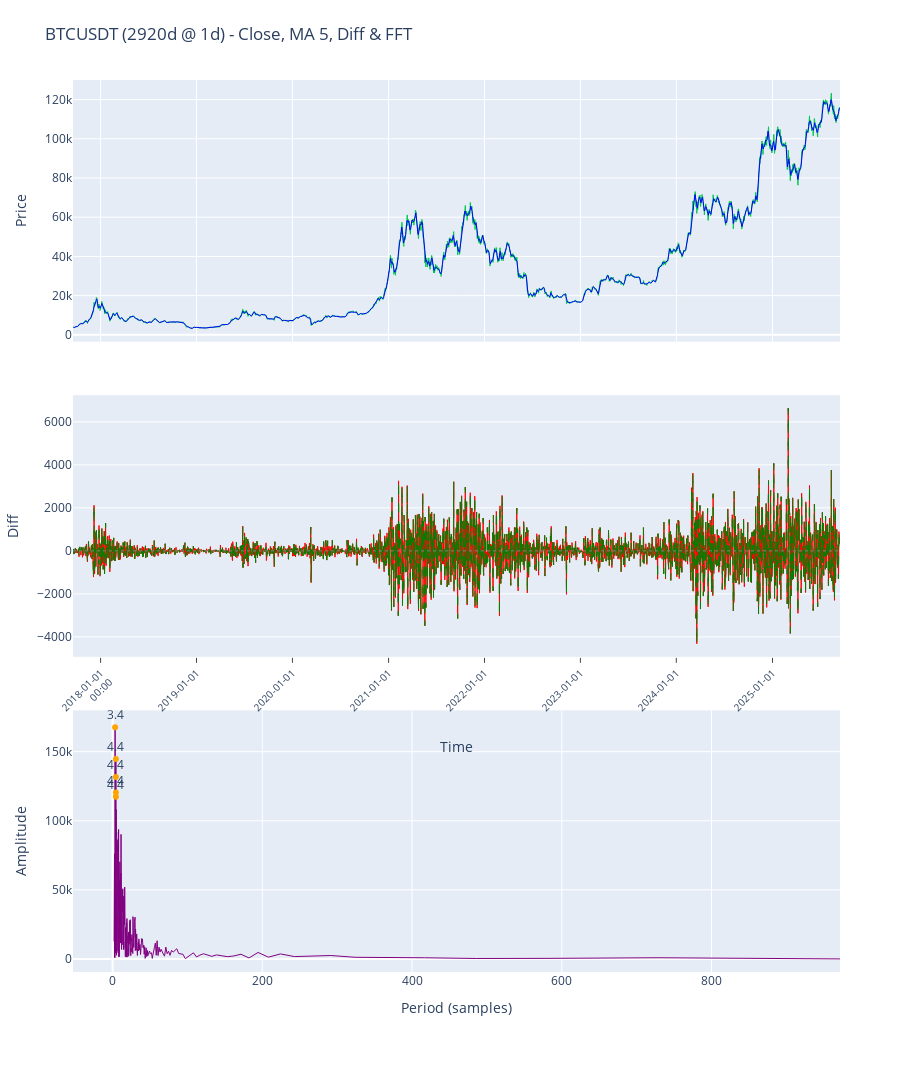

Notebook source saved alongside this figure:
### Code cell
# VISUALISATION INTERACTIVE

import plotly.graph_objects as go
from plotly.subplots import make_subplots
import numpy as np

# Paramètre de moyenne mobile (modifiable)
MA_PERIOD = 5

if len(df_btc) > 0:
    # Calculer la moyenne mobile sur les MA_PERIOD dernières périodes
    df_btc[f'ma_{MA_PERIOD}'] = df_btc['close'].rolling(window=MA_PERIOD).mean()
    # Décalage vers la gauche pour aligner (la fin des données n'est pas importante)
    decalage = MA_PERIOD // 2
    df_btc[f'ma_{MA_PERIOD}_shifted'] = df_btc[f'ma_{MA_PERIOD}'].shift(-decalage)

    # Calculer la différence entre close et la MA décalée
    df_btc['diff_close_ma'] = df_btc['close'] - df_btc[f'ma_{MA_PERIOD}_shifted']

    # Série de différences (sans NaN)
    diff_series = df_btc['diff_close_ma'].dropna()
    difference_values = diff_series.values

    # --- Création de trois subplots empilés (prix, diff temporelle, spectre) ---
    fig = make_subplots(
        rows=3,
        cols=1,
        shared_xaxes=False,
        vertical_spacing=0.06,
        specs=[[{}],
               [{}],
               [{}]],
    )

    # Prix + MA sur la première rangée (row=1)
    fig.add_trace(
        go.Scatter(x=df_btc.index, y=df_btc['close'], mode='lines', name=f"{SYMBOL} Close", line=dict(color='#00c851', width=1)),
        row=1,
        col=1,
    )
    fig.add_trace(
        go.Scatter(x=df_btc.index, y=df_btc[f'ma_{MA_PERIOD}_shifted'], mode='lines', name=f"MA {MA_PERIOD} (shifted)", line=dict(color='blue', width=1)),
        row=1,
        col=1,
    )

    # Différence sur la deuxième rangée (row=2)
    fig.add_trace(
        go.Scatter(x=df_btc.index, y=df_btc['diff_close_ma'], mode='lines', name='Close - MA (shifted)', line=dict(color='red', width=1)),
        row=2,
        col=1,
    )

    # Ajout d'une analyse de Fourier (FFT) sur la série de différences
    try:
        N = len(difference_values)
        if N >= 4:
            # Detrend simple: retirer la moyenne
            vals = difference_values - np.mean(difference_values)
            # FFT (real-valued optimisée)
            fft_vals = np.fft.rfft(vals)
            fft_freqs = np.fft.rfftfreq(N, d=1.0)  # cycles per sample
            fft_amp = np.abs(fft_vals)

            # Convertir fréquence -> période (en nombre d'échantillons). On ignore la fréquence 0 (DC) pour la période.
            nonzero = fft_freqs > 0
            periods = np.full_like(fft_freqs, np.nan, dtype=float)
            periods[nonzero] = 1.0 / fft_freqs[nonzero]

            # Préparer données pour affichage (exclure DC)
            plot_mask = nonzero
            plot_periods = periods[plot_mask]
            plot_amp = fft_amp[plot_mask]

            # Limiter la plage de période affichée pour lisibilité (max périodes = N/2)
            max_period = N // 2 if N >= 2 else N
            keep = plot_periods <= max_period
            plot_periods = plot_periods[keep]
            plot_amp = plot_amp[keep]

            # Tracer le spectre (Amplitude) en fonction de la période (échelle linéaire)
            fig.add_trace(
                go.Scatter(x=plot_periods, y=plot_amp, mode='lines', name='FFT Amplitude', line=dict(color='purple', width=1)),
                row=3,
                col=1,
            )

            # Reconstruction du signal via iFFT (sans filtrage) et métriques d'erreur
            try:
                recon = np.fft.irfft(fft_vals, n=N)
                # Ajouter la moyenne retirée précédemment
                recon = recon + np.mean(difference_values)
                # Mesures d'erreur
                mse = np.mean((recon - difference_values)**2)
                max_err = np.max(np.abs(recon - difference_values))
                # Tracer la reconstruction superposée sur la série de différences (row=2)
                fig.add_trace(
                    go.Scatter(x=diff_series.index, y=recon, mode='lines', name='Reconstruction (iFFT)', line=dict(color='green', width=1, dash='dash')),
                    row=2, col=1
                )
                # Afficher métriques sous forme de texte sur la figure (en bas)
                #stats_text = f"Recons MSE={mse:.3e}, max_err={max_err:.3e}"
                #fig.add_annotation(text=stats_text, xref='paper', yref='paper', x=0.5, y=0.01, showarrow=False, row=3, col=1)
            except Exception:
                pass

            # Annoter les pics dominants (top 5) pour aider l'interprétation
            try:
                k = min(5, len(plot_amp))
                top_idx = np.argsort(plot_amp)[-k:][::-1]
                top_periods = plot_periods[top_idx]
                top_amp = plot_amp[top_idx]
                # Ajouter des marqueurs et labels
                fig.add_trace(
                    go.Scatter(x=top_periods, y=top_amp, mode='markers+text', text=[f"{p:.1f}" for p in top_periods], textposition='top center', marker=dict(color='orange', size=6), showlegend=False),
                    row=3, col=1
                )
            except Exception:
                pass
        else:
            # Trop peu de points pour une FFT fiable
            fig.add_annotation(text='N trop petit pour FFT', xref='paper', yref='paper', x=0.5, y=0.05, showarrow=False, row=3, col=1)
    except Exception as e:
        print('Erreur FFT:', e)

    # Ajouter une ligne horizontale fine et pointillée (y=0) sur la rangée du bas (diff temporelle)
    try:
        fig.add_hline(y=0, line=dict(color='gray', dash='dot', width=1), row=2, col=1)
    except Exception:
        try:
            fig.add_shape(
                type='line',
                x0=df_btc.index.min(), x1=df_btc.index.max(),
                y0=0, y1=0,
                xref='x', yref='y',
                line=dict(color='gray', dash='dot', width=1),
                row=2, col=1,
            )
        except Exception:
            pass

    # Layout improvements
    fig.update_layout(
        height=1100,
        showlegend=False,
        legend=dict(orientation='h', yanchor='bottom', y=1.02, xanchor='right', x=1),
        hovermode='x unified',
        title_text=f"{SYMBOL} ({DUREE_JOURS}d @ {INTERVAL}) - Close, MA {MA_PERIOD}, Diff & FFT", 
        margin=dict(l=60, r=60, t=80, b=120),
    )

    # Axis labels: primary Y (row 1) = Price, row 2 = Diff, row 3 = FFT Amplitude
    fig.update_yaxes(title_text='Price', row=1, col=1)
    fig.update_yaxes(title_text='Diff', row=2, col=1)
    fig.update_yaxes(title_text='Amplitude', row=3, col=1)

    # Configure X-axis appearance for datetime subplot (apply to middle axis = row 2)
    date_xargs = dict(type='date', tickformat="%Y-%m-%d\n%H:%M", tickangle=-45, tickfont=dict(size=10), nticks=8, ticks='outside', showgrid=False, showticklabels=True, title_standoff=20)
    try:
        x0 = df_btc.index.min()
        x1 = df_btc.index.max()
        fig.update_xaxes(range=[x0, x1], title_text='Time', **date_xargs, row=2, col=1)
        # masquer les labels X pour la première rangée pour éviter chevauchement
        fig.update_xaxes(showticklabels=False, row=1, col=1)
    except Exception:
        fig.update_xaxes(title_text='Time', **date_xargs, row=2, col=1)

    # X-axis pour le spectre: période en échantillons
    try:
        fig.update_xaxes(title_text='Period (samples)', row=3, col=1)
    except Exception:
        pass

    # Affichage simple
    try:
        fig.show(renderer='vscode')
    except Exception as e:
        print("Erreur: impossible d'afficher la figure avec le renderer 'vscode'.")
        print("Détail: ", str(e))

### Figure 1 — Plotly figure (JSON) as saved in the notebook; plotly's stock layout.template omitted (floating-point values rounded to 4 significant figures; data arrays with more than 128 entries replaced by an {"elided": "..."} marker saying what was removed)
{"data": [{"line": {"color": "#00c851", "width": 1}, "mode": "lines", "name": "BTCUSDT Close", "type": "scatter", "x": {"elided": "2919 str values"}, "xaxis": "x", "y": {"elided": "2919 float values"}, "yaxis": "y"}, {"line": {"color": "blue", "width": 1}, "mode": "lines", "name": "MA 5 (shifted)", "type": "scatter", "x": {"elided": "2919 str values"}, "xaxis": "x", "y": {"elided": "2919 float values"}, "yaxis": "y"}, {"line": {"color": "red", "width": 1}, "mode": "lines", "name": "Close - MA (shifted)", "type": "scatter", "x": {"elided": "2919 str values"}, "xaxis": "x2", "y": {"elided": "2919 float values"}, "yaxis": "y2"}, {"line": {"color": "purple", "width": 1}, "mode": "lines", "name": "FFT Amplitude", "type": "scatter", "x": {"elided": "1455 float values"}, "xaxis": "x3", "y": {"elided": "1455 float values"}, "yaxis": "y3"}, {"line": {"color": "green", "dash": "dash", "width": 1}, "mode": "lines", "name": "Reconstruction (iFFT)", "type": "scatter", "x": {"elided": "2915 str values"}, "xaxis": "x2", "y": {"elided": "2915 float values"}, "yaxis": "y2"}, {"marker": {"color": "orange", "size": 6}, "mode": "markers+text", "showlegend": false, "text": ["3.4", "4.4", "4.4", "4.4", "4.4"], "textposition": "top center", "type": "scatter", "x": [3.358, 4.417, 4.43, 4.37, 4.397], "xaxis": "x3", "y": [167700.0, 144600.0, 131600.0, 120500.0, 117400.0], "yaxis": "y3"}], "layout": {"height": 1100, "hovermode": "x unified", "legend": {"orientation": "h", "x": 1, "xanchor": "right", "y": 1.02, "yanchor": "bottom"}, "margin": {"b": 120, "l": 60, "r": 60, "t": 80}, "shapes": [{"line": {"color": "gray", "dash": "dot", "width": 1}, "type": "line", "x0": 0, "x1": 1, "xref": "x2 domain", "y0": 0, "y1": 0, "yref": "y2"}], "showlegend": false, "title": {"text": "BTCUSDT (2920d @ 1d) - Close, MA 5, Diff & FFT"}, "xaxis": {"anchor": "y", "domain": [0, 1], "showticklabels": false}, "xaxis2": {"anchor": "y2", "domain": [0, 1], "nticks": 8, "range": ["2017-09-18T00:00:00", "2025-09-15T00:00:00"], "showgrid": false, "showticklabels": true, "tickangle": -45, "tickfont": {"size": 10}, "tickformat": "%Y-%m-%d\n%H:%M", "ticks": "outside", "title": {"standoff": 20, "text": "Time"}, "type": "date"}, "xaxis3": {"anchor": "y3", "domain": [0, 1], "title": {"text": "Period (samples)"}}, "yaxis": {"anchor": "x", "domain": [0.7067, 1], "title": {"text": "Price"}}, "yaxis2": {"anchor": "x2", "domain": [0.3533, 0.6467], "title": {"text": "Diff"}}, "yaxis3": {"anchor": "x3", "domain": [0, 0.2933], "title": {"text": "Amplitude"}}}}
